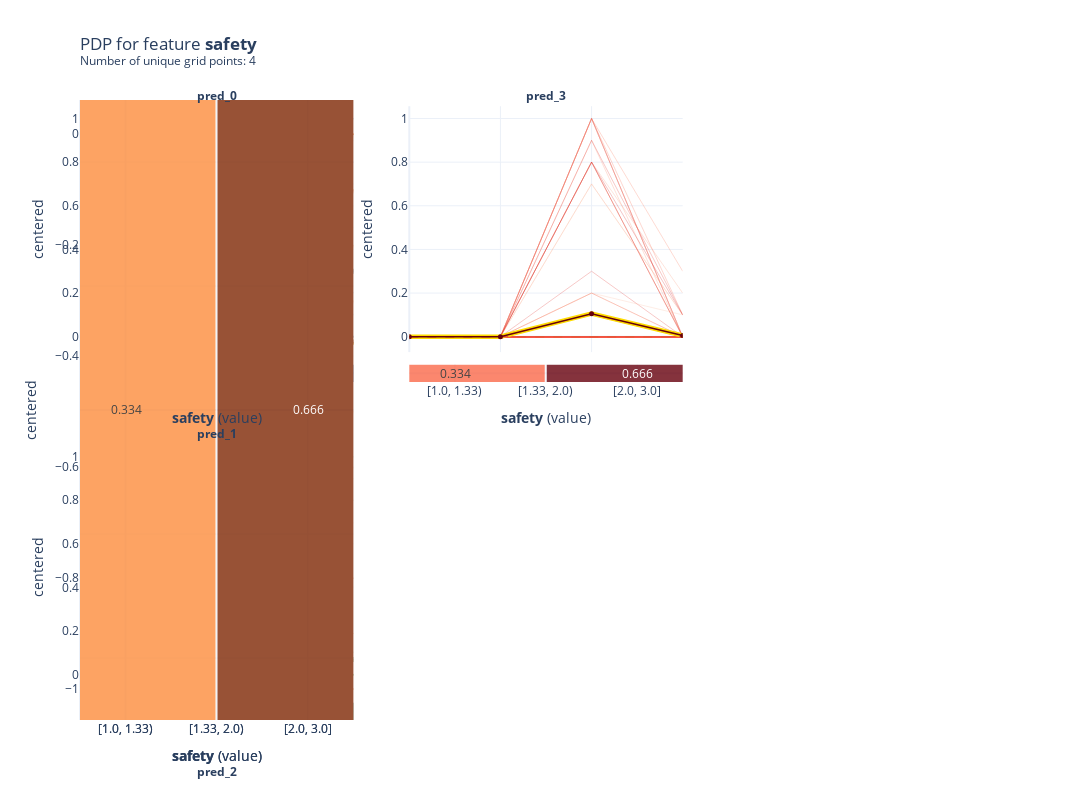

This figure's notebook cell:
### Code cell
pdp_feat_67_rf = pdp.PDPIsolate(
    model=rfc,
    df=X_train,
    model_features=X_train.columns,
    feature="safety",
    feature_name="safety",
    chunk_size=10000,
)

fig, axes = pdp_feat_67_rf.plot(
    plot_lines=True,
    frac_to_plot=100,
    plot_pts_dist=True,
    to_bins=True,
    ncols=3,
    figsize=(1200, 400),
    show_percentile=False,
    plot_params={"pdp_hl": True, "gaps": {"outer_x": 0.06, "inner_y": 0.02, "outer_y": 0.1}},
    engine='plotly',
    template='plotly_white'
)
fig
